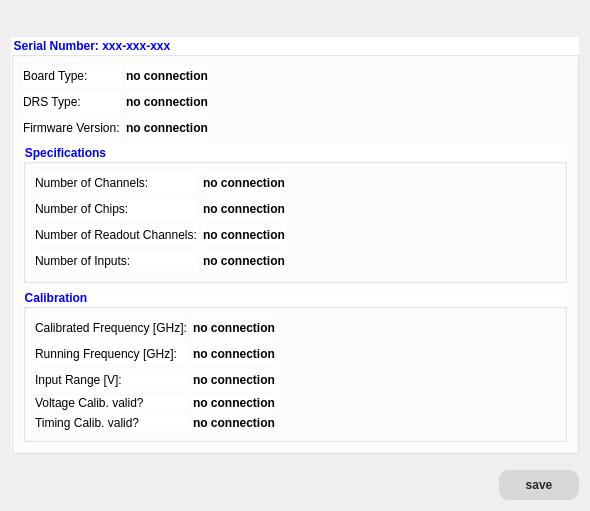
<?xml version="1.0" encoding="UTF-8"?>
<ui version="4.0">
 <class>DRS4BoardInfoDlg</class>
 <widget class="QWidget" name="DRS4BoardInfoDlg">
  <property name="geometry">
   <rect>
    <x>0</x>
    <y>0</y>
    <width>590</width>
    <height>511</height>
   </rect>
  </property>
  <property name="windowTitle">
   <string>Form</string>
  </property>
  <property name="styleSheet">
   <string notr="true"/>
  </property>
  <layout class="QVBoxLayout" name="verticalLayout">
   <item>
    <layout class="QHBoxLayout" name="horizontalLayout">
     <item>
      <widget class="QLabel" name="label_mode">
       <property name="font">
        <font>
         <weight>75</weight>
         <bold>true</bold>
        </font>
       </property>
       <property name="text">
        <string/>
       </property>
      </widget>
     </item>
     <item>
      <spacer name="horizontalSpacer">
       <property name="orientation">
        <enum>Qt::Horizontal</enum>
       </property>
       <property name="sizeHint" stdset="0">
        <size>
         <width>40</width>
         <height>20</height>
        </size>
       </property>
      </spacer>
     </item>
    </layout>
   </item>
   <item>
    <widget class="QGroupBox" name="groupBox_mainBoard">
     <property name="font">
      <font>
       <weight>75</weight>
       <bold>true</bold>
      </font>
     </property>
     <property name="styleSheet">
      <string notr="true">background-color: white;
color: blue
</string>
     </property>
     <property name="title">
      <string>Serial Number: xxx-xxx-xxx</string>
     </property>
     <property name="flat">
      <bool>true</bool>
     </property>
     <layout class="QVBoxLayout" name="verticalLayout_2">
      <item>
       <layout class="QGridLayout" name="gridLayout">
        <item row="2" column="0">
         <widget class="QLabel" name="label_3">
          <property name="font">
           <font>
            <weight>50</weight>
            <bold>false</bold>
           </font>
          </property>
          <property name="styleSheet">
           <string notr="true">color: black</string>
          </property>
          <property name="text">
           <string>Firmware Version:</string>
          </property>
         </widget>
        </item>
        <item row="0" column="0">
         <widget class="QLabel" name="label">
          <property name="font">
           <font>
            <weight>50</weight>
            <bold>false</bold>
           </font>
          </property>
          <property name="styleSheet">
           <string notr="true">color: black</string>
          </property>
          <property name="text">
           <string>Board Type:</string>
          </property>
         </widget>
        </item>
        <item row="2" column="1">
         <widget class="QLabel" name="label_firmwareVersion">
          <property name="font">
           <font>
            <weight>75</weight>
            <bold>true</bold>
           </font>
          </property>
          <property name="styleSheet">
           <string notr="true">color: black</string>
          </property>
          <property name="text">
           <string>no connection</string>
          </property>
         </widget>
        </item>
        <item row="0" column="1">
         <widget class="QLabel" name="label_boardType">
          <property name="font">
           <font>
            <weight>75</weight>
            <bold>true</bold>
           </font>
          </property>
          <property name="styleSheet">
           <string notr="true">color: black</string>
          </property>
          <property name="text">
           <string>no connection</string>
          </property>
         </widget>
        </item>
        <item row="1" column="0">
         <widget class="QLabel" name="label_2">
          <property name="font">
           <font>
            <weight>50</weight>
            <bold>false</bold>
           </font>
          </property>
          <property name="styleSheet">
           <string notr="true">color: black</string>
          </property>
          <property name="text">
           <string>DRS Type:</string>
          </property>
         </widget>
        </item>
        <item row="1" column="1">
         <widget class="QLabel" name="label_drsType">
          <property name="font">
           <font>
            <weight>75</weight>
            <bold>true</bold>
           </font>
          </property>
          <property name="styleSheet">
           <string notr="true">color: black</string>
          </property>
          <property name="text">
           <string>no connection</string>
          </property>
         </widget>
        </item>
        <item row="0" column="2">
         <spacer name="horizontalSpacer_2">
          <property name="orientation">
           <enum>Qt::Horizontal</enum>
          </property>
          <property name="sizeHint" stdset="0">
           <size>
            <width>40</width>
            <height>20</height>
           </size>
          </property>
         </spacer>
        </item>
        <item row="1" column="2">
         <spacer name="horizontalSpacer_3">
          <property name="orientation">
           <enum>Qt::Horizontal</enum>
          </property>
          <property name="sizeHint" stdset="0">
           <size>
            <width>40</width>
            <height>20</height>
           </size>
          </property>
         </spacer>
        </item>
        <item row="2" column="2">
         <spacer name="horizontalSpacer_4">
          <property name="orientation">
           <enum>Qt::Horizontal</enum>
          </property>
          <property name="sizeHint" stdset="0">
           <size>
            <width>40</width>
            <height>20</height>
           </size>
          </property>
         </spacer>
        </item>
       </layout>
      </item>
      <item>
       <widget class="QGroupBox" name="groupBox_specs">
        <property name="font">
         <font>
          <weight>75</weight>
          <bold>true</bold>
         </font>
        </property>
        <property name="styleSheet">
         <string notr="true">color: blue</string>
        </property>
        <property name="title">
         <string>Specifications</string>
        </property>
        <property name="flat">
         <bool>true</bool>
        </property>
        <layout class="QVBoxLayout" name="verticalLayout_3">
         <item>
          <layout class="QGridLayout" name="gridLayout_2">
           <item row="0" column="0">
            <widget class="QLabel" name="label_4">
             <property name="font">
              <font>
               <weight>50</weight>
               <bold>false</bold>
              </font>
             </property>
             <property name="styleSheet">
              <string notr="true">color: black</string>
             </property>
             <property name="text">
              <string>Number of Channels:</string>
             </property>
            </widget>
           </item>
           <item row="1" column="0">
            <widget class="QLabel" name="label_5">
             <property name="font">
              <font>
               <weight>50</weight>
               <bold>false</bold>
              </font>
             </property>
             <property name="styleSheet">
              <string notr="true">color: black</string>
             </property>
             <property name="text">
              <string>Number of Chips:</string>
             </property>
            </widget>
           </item>
           <item row="3" column="0">
            <widget class="QLabel" name="label_7">
             <property name="font">
              <font>
               <weight>50</weight>
               <bold>false</bold>
              </font>
             </property>
             <property name="styleSheet">
              <string notr="true">color: black</string>
             </property>
             <property name="text">
              <string>Number of Inputs:</string>
             </property>
            </widget>
           </item>
           <item row="2" column="0">
            <widget class="QLabel" name="label_6">
             <property name="font">
              <font>
               <weight>50</weight>
               <bold>false</bold>
              </font>
             </property>
             <property name="styleSheet">
              <string notr="true">color: black</string>
             </property>
             <property name="text">
              <string>Number of Readout Channels:</string>
             </property>
            </widget>
           </item>
           <item row="1" column="1">
            <widget class="QLabel" name="label_numberOfChips">
             <property name="font">
              <font>
               <weight>75</weight>
               <bold>true</bold>
              </font>
             </property>
             <property name="styleSheet">
              <string notr="true">color: black</string>
             </property>
             <property name="text">
              <string>no connection</string>
             </property>
            </widget>
           </item>
           <item row="0" column="1">
            <widget class="QLabel" name="label_numberOfChannels">
             <property name="font">
              <font>
               <weight>75</weight>
               <bold>true</bold>
              </font>
             </property>
             <property name="styleSheet">
              <string notr="true">color: black</string>
             </property>
             <property name="text">
              <string>no connection</string>
             </property>
            </widget>
           </item>
           <item row="2" column="1">
            <widget class="QLabel" name="label_numberOfReadoutChannels">
             <property name="font">
              <font>
               <weight>75</weight>
               <bold>true</bold>
              </font>
             </property>
             <property name="styleSheet">
              <string notr="true">color: black</string>
             </property>
             <property name="text">
              <string>no connection</string>
             </property>
            </widget>
           </item>
           <item row="3" column="1">
            <widget class="QLabel" name="label_numberOfInputs">
             <property name="font">
              <font>
               <weight>75</weight>
               <bold>true</bold>
              </font>
             </property>
             <property name="styleSheet">
              <string notr="true">color: black</string>
             </property>
             <property name="text">
              <string>no connection</string>
             </property>
            </widget>
           </item>
           <item row="0" column="2">
            <spacer name="horizontalSpacer_5">
             <property name="orientation">
              <enum>Qt::Horizontal</enum>
             </property>
             <property name="sizeHint" stdset="0">
              <size>
               <width>40</width>
               <height>20</height>
              </size>
             </property>
            </spacer>
           </item>
           <item row="1" column="2">
            <spacer name="horizontalSpacer_6">
             <property name="orientation">
              <enum>Qt::Horizontal</enum>
             </property>
             <property name="sizeHint" stdset="0">
              <size>
               <width>40</width>
               <height>20</height>
              </size>
             </property>
            </spacer>
           </item>
           <item row="2" column="2">
            <spacer name="horizontalSpacer_7">
             <property name="orientation">
              <enum>Qt::Horizontal</enum>
             </property>
             <property name="sizeHint" stdset="0">
              <size>
               <width>40</width>
               <height>20</height>
              </size>
             </property>
            </spacer>
           </item>
           <item row="3" column="2">
            <spacer name="horizontalSpacer_8">
             <property name="orientation">
              <enum>Qt::Horizontal</enum>
             </property>
             <property name="sizeHint" stdset="0">
              <size>
               <width>40</width>
               <height>20</height>
              </size>
             </property>
            </spacer>
           </item>
          </layout>
         </item>
        </layout>
       </widget>
      </item>
      <item>
       <widget class="QGroupBox" name="groupBox_calibration">
        <property name="font">
         <font>
          <weight>75</weight>
          <bold>true</bold>
         </font>
        </property>
        <property name="title">
         <string>Calibration</string>
        </property>
        <property name="flat">
         <bool>true</bool>
        </property>
        <layout class="QVBoxLayout" name="verticalLayout_4">
         <item>
          <layout class="QGridLayout" name="gridLayout_3">
           <item row="0" column="0">
            <widget class="QLabel" name="label_8">
             <property name="font">
              <font>
               <weight>50</weight>
               <bold>false</bold>
              </font>
             </property>
             <property name="styleSheet">
              <string notr="true">color: black</string>
             </property>
             <property name="text">
              <string>Calibrated Frequency [GHz]:</string>
             </property>
            </widget>
           </item>
           <item row="1" column="0">
            <widget class="QLabel" name="label_9">
             <property name="font">
              <font>
               <weight>50</weight>
               <bold>false</bold>
              </font>
             </property>
             <property name="styleSheet">
              <string notr="true">color: black</string>
             </property>
             <property name="text">
              <string>Running Frequency [GHz]:</string>
             </property>
            </widget>
           </item>
           <item row="2" column="0">
            <widget class="QLabel" name="label_10">
             <property name="font">
              <font>
               <weight>50</weight>
               <bold>false</bold>
              </font>
             </property>
             <property name="styleSheet">
              <string notr="true">color: black</string>
             </property>
             <property name="text">
              <string>Input Range [V]:</string>
             </property>
            </widget>
           </item>
           <item row="0" column="1">
            <widget class="QLabel" name="label_calibratedFrequency">
             <property name="font">
              <font>
               <weight>75</weight>
               <bold>true</bold>
              </font>
             </property>
             <property name="styleSheet">
              <string notr="true">color: black</string>
             </property>
             <property name="text">
              <string>no connection</string>
             </property>
            </widget>
           </item>
           <item row="2" column="1">
            <widget class="QLabel" name="label_calibratedVoltage">
             <property name="font">
              <font>
               <weight>75</weight>
               <bold>true</bold>
              </font>
             </property>
             <property name="styleSheet">
              <string notr="true">color: black</string>
             </property>
             <property name="text">
              <string>no connection</string>
             </property>
            </widget>
           </item>
           <item row="1" column="1">
            <widget class="QLabel" name="label_runningFrequency">
             <property name="font">
              <font>
               <weight>75</weight>
               <bold>true</bold>
              </font>
             </property>
             <property name="styleSheet">
              <string notr="true">color: black</string>
             </property>
             <property name="text">
              <string>no connection</string>
             </property>
            </widget>
           </item>
           <item row="3" column="0">
            <widget class="QLabel" name="label_11">
             <property name="styleSheet">
              <string notr="true">color: black
</string>
             </property>
             <property name="text">
              <string>Voltage Calib. valid?</string>
             </property>
            </widget>
           </item>
           <item row="0" column="2">
            <spacer name="horizontalSpacer_10">
             <property name="orientation">
              <enum>Qt::Horizontal</enum>
             </property>
             <property name="sizeHint" stdset="0">
              <size>
               <width>40</width>
               <height>20</height>
              </size>
             </property>
            </spacer>
           </item>
           <item row="2" column="2">
            <spacer name="horizontalSpacer_12">
             <property name="orientation">
              <enum>Qt::Horizontal</enum>
             </property>
             <property name="sizeHint" stdset="0">
              <size>
               <width>40</width>
               <height>20</height>
              </size>
             </property>
            </spacer>
           </item>
           <item row="1" column="2">
            <spacer name="horizontalSpacer_11">
             <property name="orientation">
              <enum>Qt::Horizontal</enum>
             </property>
             <property name="sizeHint" stdset="0">
              <size>
               <width>40</width>
               <height>20</height>
              </size>
             </property>
            </spacer>
           </item>
           <item row="4" column="0">
            <widget class="QLabel" name="label_12">
             <property name="styleSheet">
              <string notr="true">color: black</string>
             </property>
             <property name="text">
              <string>Timing Calib. valid?</string>
             </property>
            </widget>
           </item>
           <item row="3" column="1">
            <widget class="QLabel" name="label_validVotageCalib">
             <property name="font">
              <font>
               <weight>75</weight>
               <bold>true</bold>
              </font>
             </property>
             <property name="styleSheet">
              <string notr="true">color: black</string>
             </property>
             <property name="text">
              <string>no connection</string>
             </property>
            </widget>
           </item>
           <item row="4" column="1">
            <widget class="QLabel" name="label_validTimingCalib">
             <property name="font">
              <font>
               <weight>75</weight>
               <bold>true</bold>
              </font>
             </property>
             <property name="styleSheet">
              <string notr="true">color: black</string>
             </property>
             <property name="text">
              <string>no connection</string>
             </property>
            </widget>
           </item>
          </layout>
         </item>
        </layout>
       </widget>
      </item>
     </layout>
    </widget>
   </item>
   <item>
    <spacer name="verticalSpacer">
     <property name="orientation">
      <enum>Qt::Vertical</enum>
     </property>
     <property name="sizeHint" stdset="0">
      <size>
       <width>20</width>
       <height>40</height>
      </size>
     </property>
    </spacer>
   </item>
   <item>
    <layout class="QHBoxLayout" name="horizontalLayout_2">
     <item>
      <spacer name="horizontalSpacer_9">
       <property name="orientation">
        <enum>Qt::Horizontal</enum>
       </property>
       <property name="sizeHint" stdset="0">
        <size>
         <width>40</width>
         <height>20</height>
        </size>
       </property>
      </spacer>
     </item>
     <item>
      <widget class="QPushButton" name="pushButton_save">
       <property name="minimumSize">
        <size>
         <width>80</width>
         <height>30</height>
        </size>
       </property>
       <property name="font">
        <font>
         <weight>75</weight>
         <bold>true</bold>
        </font>
       </property>
       <property name="styleSheet">
        <string notr="true">QPushButton {
border-style: flat;
background-color:  rgb(216,216,216); 
color: rgb(40,40,40);
border-radius: 10;
}

QPushButton:disabled {
border-style: flat;
background-color:  rgb(236,236,236); 
color: rgb(140,140,140);
border-radius: 10;
}

QPushButton:hover {
border-style: flat; 
background-color: rgb(160,160,160);
color: rgb(40,40,40);
border-radius: 5;
}

QPushButton:pressed {
border-style: flat; 
background-color: transparent;
color: rgb(40,40,40);
border-radius: 2;
border-color: black;
}</string>
       </property>
       <property name="text">
        <string>save</string>
       </property>
      </widget>
     </item>
    </layout>
   </item>
  </layout>
 </widget>
 <resources/>
 <connections/>
</ui>
